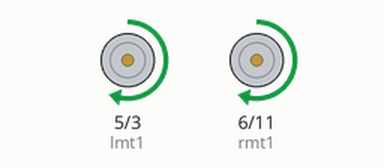
The sketch below on a simulated Arduino Uno, built with avr-gcc and run on an emulated ATmega328P. On the bench: motor-driver pin pairs drawn as motors (green arrow = first pin HIGH = forward, orange = second pin HIGH = backward, longer = more drive).

Above: at 0.5 s.
At 2.5 s:
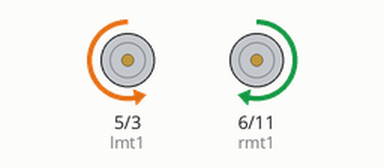
At 4.5 s:
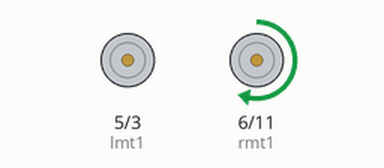
At 8.5 s:
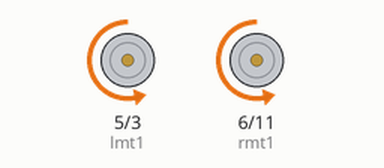
Timing chart, 0 to 9.1 s (numbered marks = the images above):
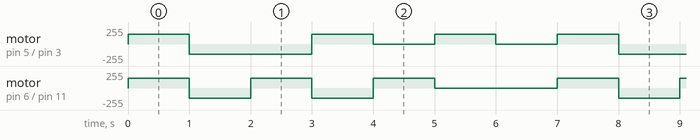

The sketch:

robot_movements.ino
```cpp
int lmt1 = 5;
int lmt2 = 3;
int rmt1 = 6;
int rmt2 = 11;
void setup() {
  pinMode(lmt1, OUTPUT);
  pinMode(lmt2, OUTPUT);
  pinMode(rmt1, OUTPUT);
  pinMode(rmt2, OUTPUT);
}

void loop() {
  forward();
  delay(1000);
  reverse();
  delay(1000);
  left();
  delay(1000);
  right();
  delay(1000);
  stpleft();
  delay(1000);
  stpright();
  delay(1000);
  stp();
  delay(1000);
}
void forward()
{
  analogWrite(lmt1, 150);
  analogWrite(lmt2, 0);
  analogWrite(rmt1, 150);
  analogWrite(rmt2, 0);
}
void reverse()
{
  analogWrite(lmt1, 0);
  analogWrite(lmt2, 150);
  analogWrite(rmt1, 0);
  analogWrite(rmt2, 150);
}
void left()
{
  analogWrite(lmt1, 0);
  analogWrite(lmt2, 150);
  analogWrite(rmt1, 150);
  analogWrite(rmt2, 0);
}
void right()
{
  analogWrite(lmt1, 150);
  analogWrite(lmt2, 0);
  analogWrite(rmt1, 0);
  analogWrite(rmt2, 150);
}
void stp()
{
  analogWrite(lmt1, 0);
  analogWrite(lmt2, 0);
  analogWrite(rmt1, 0);
  analogWrite(rmt2, 0);
}
void stpleft()
{
  analogWrite(lmt1, 0);
  analogWrite(lmt2, 0);
  analogWrite(rmt1, 150);
  analogWrite(rmt2, 0);
}
void stpright()
{
  analogWrite(lmt1, 150);
  analogWrite(lmt2, 0);
  analogWrite(rmt1, 0);
  analogWrite(rmt2, 0);
}
```

Measured:
- by itself, motor on pin 5 (lmt1) / pin 3 (lmt2): repeats every 7.0 s: backward 150/255 2.0 s, 2 × (forward 150/255 1.0 s, stopped 1.0 s), forward 150/255 1.0 s
- by itself, motor on pin 6 (rmt1) / pin 11 (rmt2): repeats every 7.0 s: 2 × (backward 150/255 1.0 s, forward 150/255 1.0 s), stopped 2.0 s, forward 150/255 1.0 s
